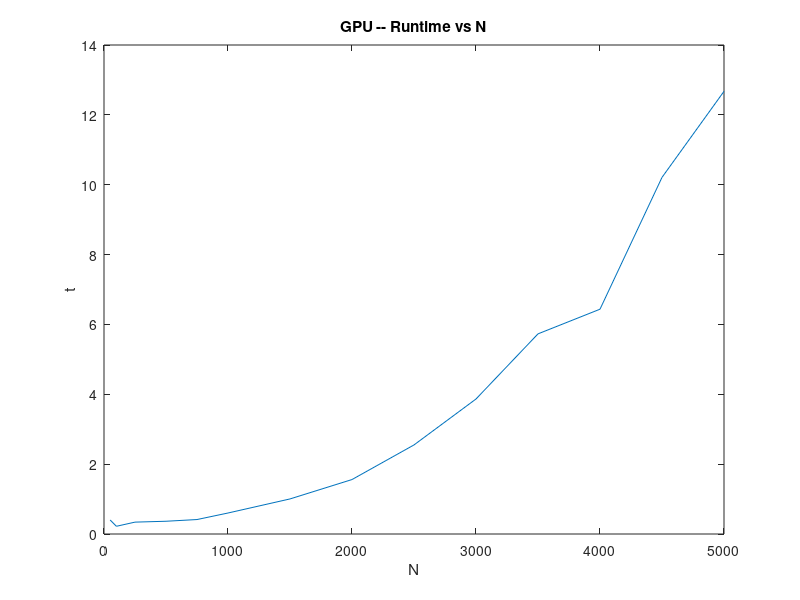

Reproduce this figure in MATLAB.
% (50,0.4)
% (100,0.221)
% (250,0.340)
% (500, 0.365)
% (750, 0.414)
% (1000,0.601)
% (1500, 1.004)
% (2000,1.559)
% (2500, 2.550)
% (3000,3.865)
% (3500, 5.730)
% (4000,6.436)
% (4500, 10.210)
% (5000,12.674)

t = [0.4, 0.221, 0.340, 0.365, 0.414, 0.601, 1.004, 1.559, 2.550, 3.865, 5.730, 6.436, 10.210, 12.674];
N = [50, 100, 250, 500, 750, 1000, 1500, 2000, 2500, 3000, 3500, 4000, 4500, 5000];

plot(N, t)
title("GPU -- Runtime vs N")
xlabel('N')
ylabel('t')